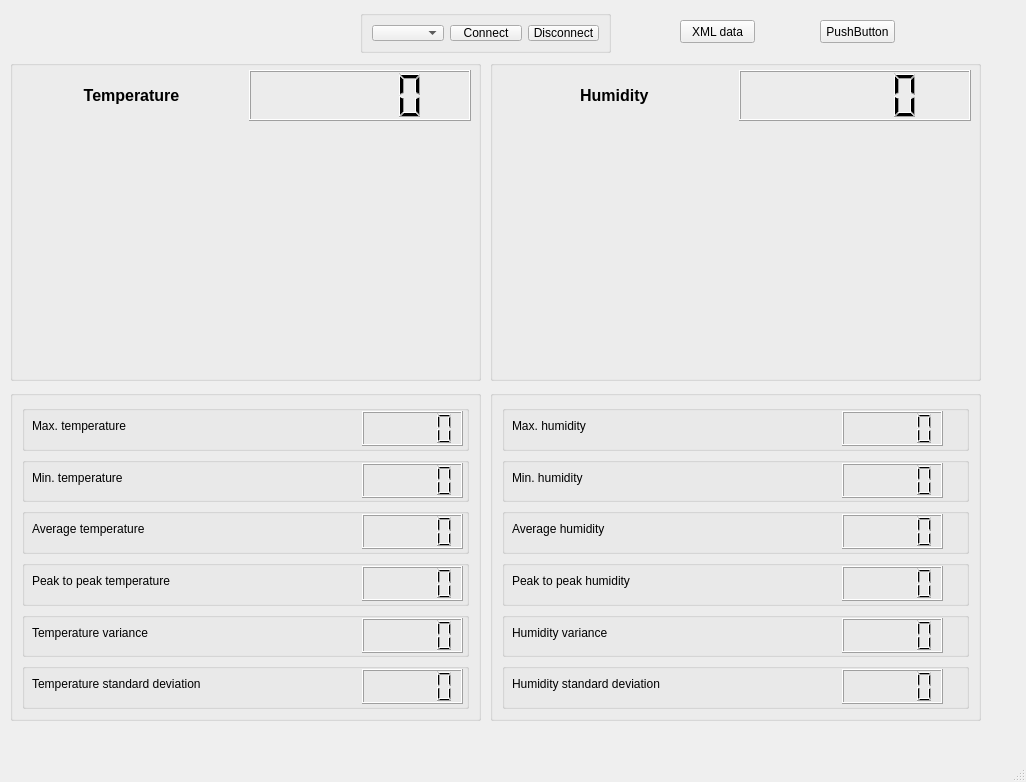
<?xml version="1.0" encoding="UTF-8"?>
<ui version="4.0">
 <class>MainWindow</class>
 <widget class="QMainWindow" name="MainWindow">
  <property name="geometry">
   <rect>
    <x>0</x>
    <y>0</y>
    <width>1026</width>
    <height>782</height>
   </rect>
  </property>
  <property name="windowTitle">
   <string>MainWindow</string>
  </property>
  <widget class="QWidget" name="centralwidget">
   <widget class="QGroupBox" name="groupBox">
    <property name="geometry">
     <rect>
      <x>360</x>
      <y>10</y>
      <width>251</width>
      <height>43</height>
     </rect>
    </property>
    <property name="title">
     <string/>
    </property>
    <layout class="QGridLayout" name="gridLayout">
     <item row="0" column="0">
      <widget class="QComboBox" name="portsComboBox">
       <property name="sizePolicy">
        <sizepolicy hsizetype="Fixed" vsizetype="Fixed">
         <horstretch>0</horstretch>
         <verstretch>0</verstretch>
        </sizepolicy>
       </property>
      </widget>
     </item>
     <item row="0" column="1">
      <widget class="QPushButton" name="connectButton">
       <property name="sizePolicy">
        <sizepolicy hsizetype="Fixed" vsizetype="Fixed">
         <horstretch>0</horstretch>
         <verstretch>0</verstretch>
        </sizepolicy>
       </property>
       <property name="text">
        <string>Connect</string>
       </property>
      </widget>
     </item>
     <item row="0" column="2">
      <widget class="QPushButton" name="disconnectButton">
       <property name="text">
        <string>Disconnect</string>
       </property>
      </widget>
     </item>
    </layout>
   </widget>
   <widget class="QGroupBox" name="groupBox_2">
    <property name="geometry">
     <rect>
      <x>490</x>
      <y>60</y>
      <width>491</width>
      <height>321</height>
     </rect>
    </property>
    <property name="title">
     <string/>
    </property>
    <widget class="QWidget" name="horizontalLayoutWidget_2">
     <property name="geometry">
      <rect>
       <x>8</x>
       <y>70</y>
       <width>471</width>
       <height>241</height>
      </rect>
     </property>
     <layout class="QHBoxLayout" name="plot2"/>
    </widget>
    <widget class="QWidget" name="layoutWidget">
     <property name="geometry">
      <rect>
       <x>10</x>
       <y>10</y>
       <width>471</width>
       <height>51</height>
      </rect>
     </property>
     <layout class="QHBoxLayout" name="horizontalLayout">
      <item>
       <widget class="QLabel" name="label_2">
        <property name="text">
         <string>&lt;html&gt;&lt;head/&gt;&lt;body&gt;&lt;p align=&quot;center&quot;&gt;&lt;span style=&quot; font-size:12pt; font-weight:600;&quot;&gt;Humidity &lt;/span&gt;&lt;/p&gt;&lt;/body&gt;&lt;/html&gt;</string>
        </property>
       </widget>
      </item>
      <item>
       <widget class="QLCDNumber" name="humidity"/>
      </item>
     </layout>
    </widget>
   </widget>
   <widget class="QGroupBox" name="groupBox_3">
    <property name="geometry">
     <rect>
      <x>10</x>
      <y>60</y>
      <width>471</width>
      <height>321</height>
     </rect>
    </property>
    <property name="title">
     <string/>
    </property>
    <widget class="QWidget" name="horizontalLayoutWidget">
     <property name="geometry">
      <rect>
       <x>10</x>
       <y>70</y>
       <width>449</width>
       <height>241</height>
      </rect>
     </property>
     <layout class="QHBoxLayout" name="plot1"/>
    </widget>
    <widget class="QWidget" name="layoutWidget">
     <property name="geometry">
      <rect>
       <x>10</x>
       <y>10</y>
       <width>451</width>
       <height>51</height>
      </rect>
     </property>
     <layout class="QHBoxLayout" name="horizontalLayout_4">
      <item>
       <widget class="QLabel" name="label">
        <property name="text">
         <string>&lt;html&gt;&lt;head/&gt;&lt;body&gt;&lt;p align=&quot;center&quot;&gt;&lt;span style=&quot; font-size:12pt; font-weight:600;&quot;&gt;Temperature&lt;/span&gt;&lt;/p&gt;&lt;/body&gt;&lt;/html&gt;</string>
        </property>
        <property name="buddy">
         <cstring>label</cstring>
        </property>
       </widget>
      </item>
      <item>
       <widget class="QLCDNumber" name="temperature"/>
      </item>
     </layout>
    </widget>
   </widget>
   <widget class="QWidget" name="layoutWidget">
    <property name="geometry">
     <rect>
      <x>0</x>
      <y>0</y>
      <width>2</width>
      <height>2</height>
     </rect>
    </property>
    <layout class="QHBoxLayout" name="horizontalLayout_2"/>
   </widget>
   <widget class="QWidget" name="layoutWidget">
    <property name="geometry">
     <rect>
      <x>0</x>
      <y>0</y>
      <width>2</width>
      <height>2</height>
     </rect>
    </property>
    <layout class="QVBoxLayout" name="verticalLayout"/>
   </widget>
   <widget class="QWidget" name="layoutWidget">
    <property name="geometry">
     <rect>
      <x>0</x>
      <y>0</y>
      <width>2</width>
      <height>2</height>
     </rect>
    </property>
    <layout class="QHBoxLayout" name="horizontalLayout_3"/>
   </widget>
   <widget class="QGroupBox" name="groupBox_4">
    <property name="geometry">
     <rect>
      <x>10</x>
      <y>390</y>
      <width>471</width>
      <height>331</height>
     </rect>
    </property>
    <property name="title">
     <string/>
    </property>
    <layout class="QGridLayout" name="gridLayout_2">
     <item row="1" column="0">
      <widget class="QGroupBox" name="groupBox_18">
       <property name="title">
        <string/>
       </property>
       <widget class="QLCDNumber" name="minLcdT">
        <property name="geometry">
         <rect>
          <x>340</x>
          <y>6</y>
          <width>101</width>
          <height>35</height>
         </rect>
        </property>
       </widget>
       <widget class="QLabel" name="label_4">
        <property name="geometry">
         <rect>
          <x>10</x>
          <y>0</y>
          <width>211</width>
          <height>41</height>
         </rect>
        </property>
        <property name="text">
         <string>Min. temperature</string>
        </property>
       </widget>
      </widget>
     </item>
     <item row="3" column="0">
      <widget class="QGroupBox" name="groupBox_20">
       <property name="title">
        <string/>
       </property>
       <widget class="QLCDNumber" name="ptpaT">
        <property name="geometry">
         <rect>
          <x>340</x>
          <y>6</y>
          <width>101</width>
          <height>35</height>
         </rect>
        </property>
       </widget>
       <widget class="QLabel" name="label_9">
        <property name="geometry">
         <rect>
          <x>10</x>
          <y>0</y>
          <width>161</width>
          <height>41</height>
         </rect>
        </property>
        <property name="text">
         <string>Peak to peak temperature</string>
        </property>
       </widget>
      </widget>
     </item>
     <item row="4" column="0">
      <widget class="QGroupBox" name="groupBox_21">
       <property name="title">
        <string/>
       </property>
       <widget class="QLCDNumber" name="varT">
        <property name="geometry">
         <rect>
          <x>340</x>
          <y>6</y>
          <width>101</width>
          <height>35</height>
         </rect>
        </property>
       </widget>
       <widget class="QLabel" name="label_11">
        <property name="geometry">
         <rect>
          <x>10</x>
          <y>0</y>
          <width>131</width>
          <height>41</height>
         </rect>
        </property>
        <property name="text">
         <string>Temperature variance</string>
        </property>
       </widget>
      </widget>
     </item>
     <item row="0" column="0">
      <widget class="QGroupBox" name="groupBox_6">
       <property name="title">
        <string/>
       </property>
       <widget class="QLCDNumber" name="maxLcdT">
        <property name="geometry">
         <rect>
          <x>340</x>
          <y>6</y>
          <width>101</width>
          <height>35</height>
         </rect>
        </property>
       </widget>
       <widget class="QLabel" name="label_3">
        <property name="geometry">
         <rect>
          <x>10</x>
          <y>0</y>
          <width>211</width>
          <height>41</height>
         </rect>
        </property>
        <property name="text">
         <string>Max. temperature</string>
        </property>
       </widget>
      </widget>
     </item>
     <item row="2" column="0">
      <widget class="QGroupBox" name="groupBox_19">
       <property name="title">
        <string/>
       </property>
       <widget class="QLCDNumber" name="meanTemp">
        <property name="geometry">
         <rect>
          <x>340</x>
          <y>6</y>
          <width>101</width>
          <height>35</height>
         </rect>
        </property>
       </widget>
       <widget class="QLabel" name="label_7">
        <property name="geometry">
         <rect>
          <x>10</x>
          <y>0</y>
          <width>131</width>
          <height>41</height>
         </rect>
        </property>
        <property name="text">
         <string>Average temperature</string>
        </property>
       </widget>
      </widget>
     </item>
     <item row="5" column="0">
      <widget class="QGroupBox" name="groupBox_22">
       <property name="title">
        <string/>
       </property>
       <widget class="QLCDNumber" name="stT">
        <property name="geometry">
         <rect>
          <x>340</x>
          <y>6</y>
          <width>101</width>
          <height>35</height>
         </rect>
        </property>
       </widget>
       <widget class="QLabel" name="label_12">
        <property name="geometry">
         <rect>
          <x>10</x>
          <y>0</y>
          <width>201</width>
          <height>41</height>
         </rect>
        </property>
        <property name="text">
         <string>Temperature standard deviation</string>
        </property>
       </widget>
      </widget>
     </item>
    </layout>
   </widget>
   <widget class="QGroupBox" name="groupBox_5">
    <property name="geometry">
     <rect>
      <x>490</x>
      <y>390</y>
      <width>491</width>
      <height>331</height>
     </rect>
    </property>
    <property name="title">
     <string/>
    </property>
    <layout class="QGridLayout" name="gridLayout_3">
     <item row="7" column="0">
      <widget class="QGroupBox" name="groupBox_24">
       <property name="title">
        <string/>
       </property>
       <widget class="QLCDNumber" name="ptpaH">
        <property name="geometry">
         <rect>
          <x>340</x>
          <y>6</y>
          <width>101</width>
          <height>35</height>
         </rect>
        </property>
       </widget>
       <widget class="QLabel" name="label_10">
        <property name="geometry">
         <rect>
          <x>10</x>
          <y>0</y>
          <width>151</width>
          <height>41</height>
         </rect>
        </property>
        <property name="text">
         <string>Peak to peak humidity</string>
        </property>
       </widget>
      </widget>
     </item>
     <item row="5" column="0">
      <widget class="QGroupBox" name="groupBox_28">
       <property name="title">
        <string/>
       </property>
       <widget class="QLCDNumber" name="minLcdH">
        <property name="geometry">
         <rect>
          <x>340</x>
          <y>6</y>
          <width>101</width>
          <height>35</height>
         </rect>
        </property>
       </widget>
       <widget class="QLabel" name="label_6">
        <property name="geometry">
         <rect>
          <x>10</x>
          <y>0</y>
          <width>171</width>
          <height>41</height>
         </rect>
        </property>
        <property name="text">
         <string>Min. humidity</string>
        </property>
       </widget>
      </widget>
     </item>
     <item row="4" column="0">
      <widget class="QGroupBox" name="groupBox_23">
       <property name="title">
        <string/>
       </property>
       <widget class="QLCDNumber" name="maxLcdH">
        <property name="geometry">
         <rect>
          <x>340</x>
          <y>6</y>
          <width>101</width>
          <height>35</height>
         </rect>
        </property>
       </widget>
       <widget class="QLabel" name="label_5">
        <property name="geometry">
         <rect>
          <x>10</x>
          <y>0</y>
          <width>171</width>
          <height>41</height>
         </rect>
        </property>
        <property name="text">
         <string>Max. humidity</string>
        </property>
       </widget>
      </widget>
     </item>
     <item row="6" column="0">
      <widget class="QGroupBox" name="groupBox_25">
       <property name="title">
        <string/>
       </property>
       <widget class="QLCDNumber" name="meanHum">
        <property name="geometry">
         <rect>
          <x>340</x>
          <y>6</y>
          <width>101</width>
          <height>35</height>
         </rect>
        </property>
       </widget>
       <widget class="QLabel" name="label_8">
        <property name="geometry">
         <rect>
          <x>10</x>
          <y>0</y>
          <width>141</width>
          <height>41</height>
         </rect>
        </property>
        <property name="text">
         <string>Average humidity</string>
        </property>
       </widget>
      </widget>
     </item>
     <item row="8" column="0">
      <widget class="QGroupBox" name="groupBox_26">
       <property name="title">
        <string/>
       </property>
       <widget class="QLCDNumber" name="varH">
        <property name="geometry">
         <rect>
          <x>340</x>
          <y>6</y>
          <width>101</width>
          <height>35</height>
         </rect>
        </property>
       </widget>
       <widget class="QLabel" name="label_13">
        <property name="geometry">
         <rect>
          <x>10</x>
          <y>0</y>
          <width>121</width>
          <height>41</height>
         </rect>
        </property>
        <property name="text">
         <string>Humidity variance</string>
        </property>
       </widget>
      </widget>
     </item>
     <item row="9" column="0">
      <widget class="QGroupBox" name="groupBox_27">
       <property name="title">
        <string/>
       </property>
       <widget class="QLCDNumber" name="stH">
        <property name="geometry">
         <rect>
          <x>340</x>
          <y>6</y>
          <width>101</width>
          <height>35</height>
         </rect>
        </property>
       </widget>
       <widget class="QLabel" name="label_14">
        <property name="geometry">
         <rect>
          <x>10</x>
          <y>0</y>
          <width>161</width>
          <height>41</height>
         </rect>
        </property>
        <property name="text">
         <string>Humidity standard deviation</string>
        </property>
       </widget>
      </widget>
     </item>
    </layout>
   </widget>
   <widget class="QPushButton" name="test">
    <property name="geometry">
     <rect>
      <x>680</x>
      <y>20</y>
      <width>75</width>
      <height>23</height>
     </rect>
    </property>
    <property name="text">
     <string>XML data</string>
    </property>
   </widget>
   <widget class="QPushButton" name="test2">
    <property name="geometry">
     <rect>
      <x>820</x>
      <y>20</y>
      <width>75</width>
      <height>23</height>
     </rect>
    </property>
    <property name="text">
     <string>PushButton</string>
    </property>
   </widget>
   <zorder>groupBox</zorder>
   <zorder>groupBox_2</zorder>
   <zorder>groupBox_3</zorder>
   <zorder>layoutWidget</zorder>
   <zorder>layoutWidget</zorder>
   <zorder>layoutWidget</zorder>
   <zorder>groupBox_5</zorder>
   <zorder>groupBox_4</zorder>
   <zorder>test</zorder>
   <zorder>test2</zorder>
  </widget>
  <widget class="QStatusBar" name="statusbar"/>
 </widget>
 <tabstops>
  <tabstop>connectButton</tabstop>
  <tabstop>portsComboBox</tabstop>
 </tabstops>
 <resources/>
 <connections/>
</ui>
